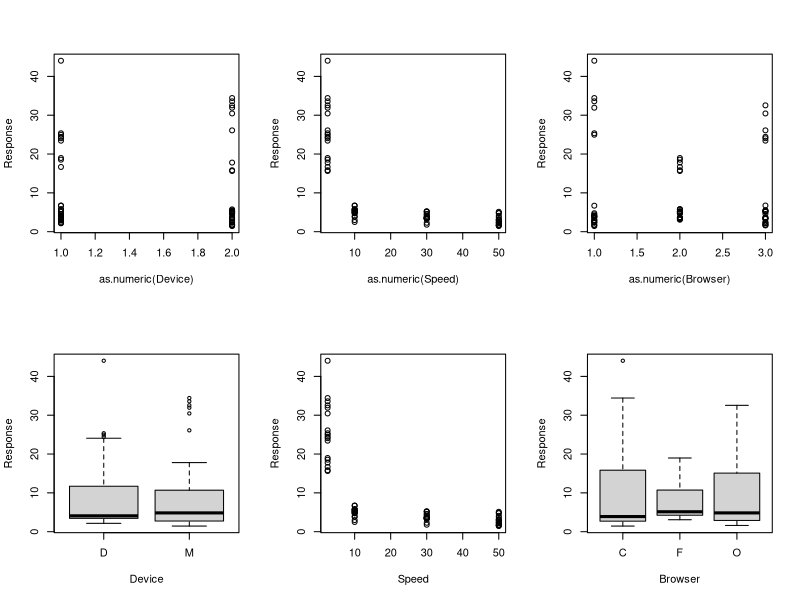

Generate this figure with R: (Note: this script raises an error after producing the figure.)
## ---- chunk 1
df = read.csv("df.csv")
# remove point 8
# df <- df[-8,]

# Do initial Analysis and fit model
Response = c(df$Replicate.1,df$Replicate.2,df$Replicate.3)

# Change Speed to original speed numbers
df$Speed_f=as.factor(df$Speed)

df$Speed[df$Speed_f==1]=50
df$Speed[df$Speed_f==2]=30
df$Speed[df$Speed_f==3]=10
df$Speed[df$Speed_f==4]=2.5

df

# With the new df (We don't remove run 8)
df$Device = as.factor(df$Device)
df$Browser = as.factor(df$Browser)
new_df = 
data.frame(Device = rep(df$Device,3),
Speed = rep(df$Speed,3),
Browser = rep(df$Browser,3),
Response,
replicate = as.factor(c(rep(1,24),rep(2,24),rep(3,24))))

new_df <- new_df[-8,]

par(mfrow=c(2,3))
plot(data= new_df, Response~ as.numeric(Device) + as.numeric(Speed)+as.numeric(Browser))
plot(data= new_df, Response~ (Device) + (Speed)+(Browser))
par(mfrow=c(1,1))
m1 <-lm(data=new_df, Response~Device + Speed + Browser +
          Device:Speed + Device:Browser + Speed:Browser +
          replicate)
summary(m1)

anova(m1)

## ---- chunk 2
library(MASS)


# Box-Cox Transformation
boxcox(m1, plotit=T)
boxcox(m1, plotit=T, lambda = seq(0, 0.8, by=0.1))

# To see the exact best lambda:
lmod1_bc <- boxcox(m1)
lambda <- lmod1_bc$x[which.max(lmod1_bc$y)]
lambda

#2. We see the best lambda is 0.3030303, round to 0.3. Create a new transformed response using Box-Cox
lambda <- round(lambda,2)
Response_t <- (Response^lambda - 1) / lambda
## ---- chunk 3
# Re-do all analysis with transformed y
                                                                                   
# After removing 8, only has 17 rows
# Set variables to factors
df$Device = as.factor(df$Device)
df$Browser = as.factor(df$Browser)

# Create a new dataframe with the variables and transformed response
new_df = 
data.frame(Device = rep(df$Device,3),
Speed = rep(df$Speed,3),
Speed_f = rep(df$Speed_f,3),
Browser = rep(df$Browser,3),
Response_t,
replicate = as.factor(c(rep(1,24),rep(2,24),rep(3,24))))

new_df <- new_df[-8,]

# Plot
par(mfrow=c(2,3))
plot(data= new_df, Response_t~ as.numeric(Device) + as.numeric(Speed)+as.numeric(Browser))
plot(data= new_df, Response_t~ (Device) + (Speed)+(Browser))
par(mfrow=c(1,1))
m1 <-lm(data=new_df, Response_t~(Device + Speed + Browser)^2 + replicate)
summary(m1)

anova(m1)

# Cook's distance
plot(m1,4)
# Residual vs Fitted
plot(m1)

# Interaction plots
y_bar = (df$Replicate.1 + df$Replicate.2 + df$Replicate.3)/3
interaction.plot(df$Device, df$Speed, y_bar)
interaction.plot(df$Device, df$Browser, y_bar)
interaction.plot(df$Browser, df$Speed, y_bar)
## ---- chunk 4
# Tukey doesn't work with numeric factor
#plot(TukeyHSD(aov(m1)))

#TukeyHSD(aov(m1))
